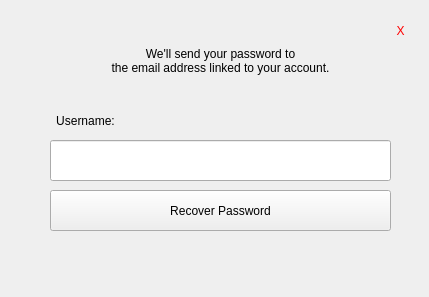
<?xml version="1.0" encoding="UTF-8"?>
<ui version="4.0">
 <class>LoginForgetPassword</class>
 <widget class="QMainWindow" name="LoginForgetPassword">
  <property name="geometry">
   <rect>
    <x>0</x>
    <y>0</y>
    <width>429</width>
    <height>297</height>
   </rect>
  </property>
  <property name="windowTitle">
   <string>MainWindow</string>
  </property>
  <widget class="QWidget" name="centralwidget">
   <widget class="QLabel" name="label">
    <property name="geometry">
     <rect>
      <x>60</x>
      <y>20</y>
      <width>321</width>
      <height>81</height>
     </rect>
    </property>
    <property name="text">
     <string>We'll send your password to
the email address linked to your account.</string>
    </property>
    <property name="alignment">
     <set>Qt::AlignCenter</set>
    </property>
   </widget>
   <widget class="QLabel" name="label_2">
    <property name="geometry">
     <rect>
      <x>50</x>
      <y>110</y>
      <width>71</width>
      <height>21</height>
     </rect>
    </property>
    <property name="text">
     <string>Username:</string>
    </property>
    <property name="alignment">
     <set>Qt::AlignCenter</set>
    </property>
   </widget>
   <widget class="QLineEdit" name="enterUserName">
    <property name="geometry">
     <rect>
      <x>50</x>
      <y>140</y>
      <width>341</width>
      <height>41</height>
     </rect>
    </property>
   </widget>
   <widget class="QPushButton" name="recoverButton">
    <property name="geometry">
     <rect>
      <x>50</x>
      <y>190</y>
      <width>341</width>
      <height>41</height>
     </rect>
    </property>
    <property name="text">
     <string>Recover Password</string>
    </property>
   </widget>
   <widget class="QPushButton" name="exitButton">
    <property name="geometry">
     <rect>
      <x>380</x>
      <y>10</y>
      <width>41</width>
      <height>41</height>
     </rect>
    </property>
    <property name="cursor">
     <cursorShape>PointingHandCursor</cursorShape>
    </property>
    <property name="styleSheet">
     <string notr="true">font: 30pt &quot;BM Jua&quot;;
color: red;
background: none;
border: none;
</string>
    </property>
    <property name="text">
     <string>X</string>
    </property>
   </widget>
  </widget>
 </widget>
 <resources/>
 <connections/>
</ui>
